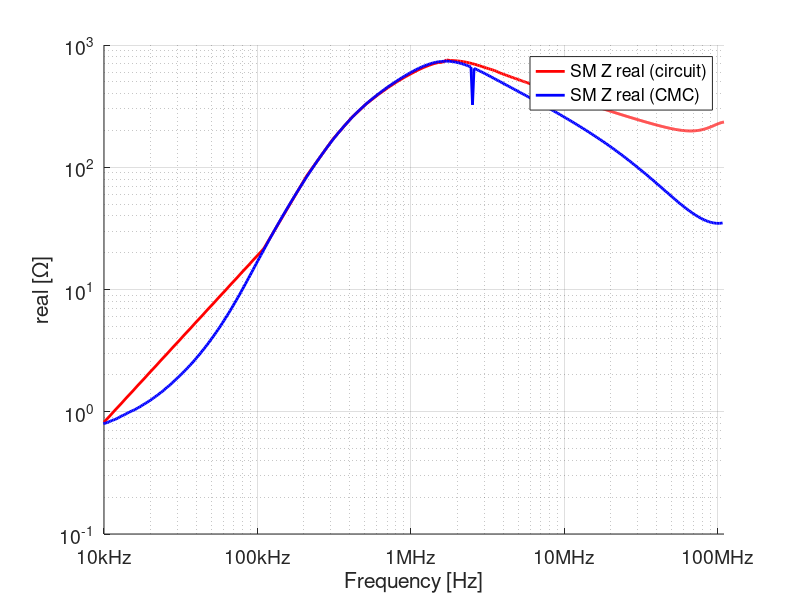
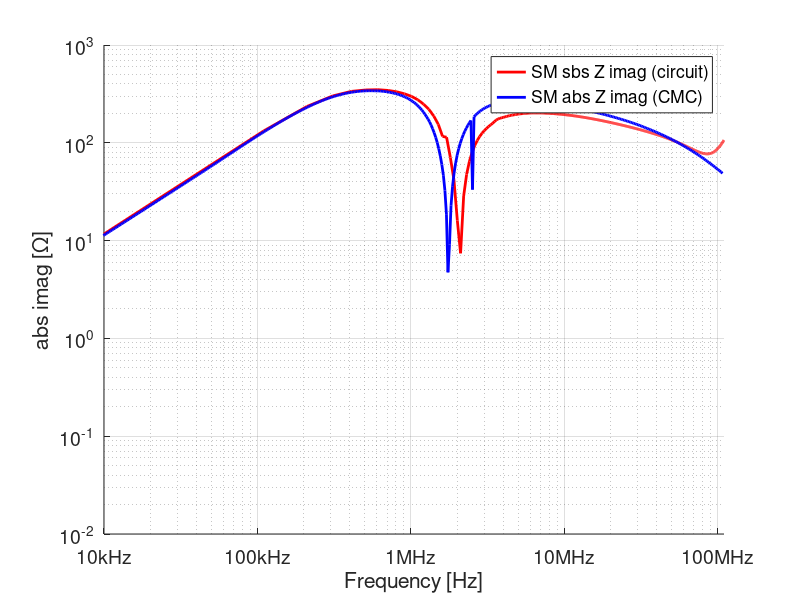
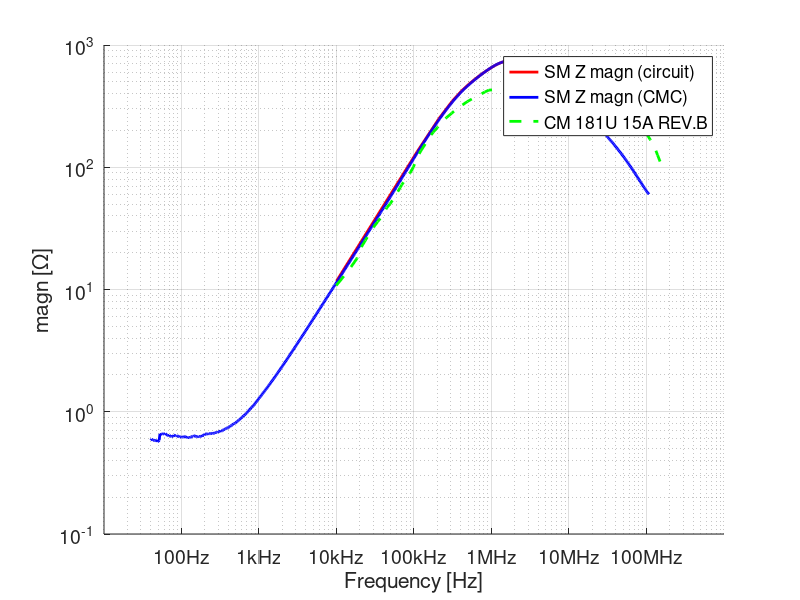
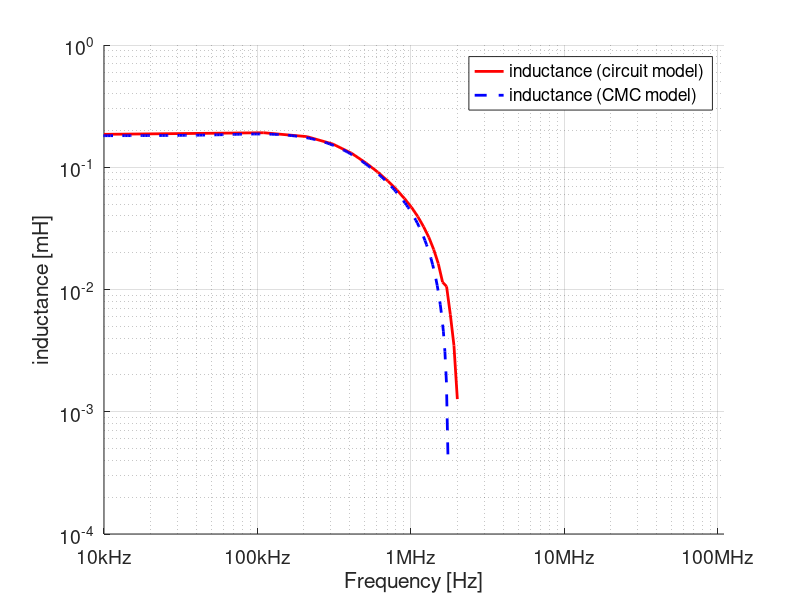

The MATLAB script that drew these images, in order:
clc
clear all
close all

%% load data
% datasheet SM impedance
CM_181           = load('CM_181U_15A_REV_IMP.dat'); % magn; f - kHz; Z - kohm

% circuit
MnZn_Core_SM     = load('SM_74482210002_MNZN_Circuit_SM.dat');

% CMC
MnZn_Core_SM_CMC = load('SM_74482210002_MNZN_CMC_SM.dat'); % material from file; Turnes = 5




%% plots
% real
fig1 = figure;
hold on
set(gca,'fontsize',14,'Xscale','log','Yscale','log')
% set(fig1,'position',[360   514   921   408])
plot(MnZn_Core_SM(:,1),MnZn_Core_SM(:,2),'r','LineWidth',2)
plot(MnZn_Core_SM_CMC(:,1),MnZn_Core_SM_CMC(:,2),'b','LineWidth',2)
set(gca,'XTick',[100 1e3 1e4 1e5 1e6 10e6 100e6]);
set(gca,'XTickLabel',['100Hz ';'1kHz  ';'10kHz ';'100kHz';'1MHz  ';'10MHz ';'100MHz'])
xlim([10e3 110e6])
xlabel('Frequency [Hz]')
ylabel('real [\Omega]')
legend('SM Z real (circuit)','SM Z real (CMC)')
grid on

% imag
fig2 = figure;
hold on
set(gca,'fontsize',14,'Xscale','log','Yscale','log')
% set(fig1,'position',[360   514   921   408])
plot(MnZn_Core_SM(:,1),abs(MnZn_Core_SM(:,3)),'r','LineWidth',2)
plot(MnZn_Core_SM_CMC(:,1),abs(MnZn_Core_SM_CMC(:,3)),'b','LineWidth',2)
set(gca,'XTick',[100 1e3 1e4 1e5 1e6 10e6 100e6]);
set(gca,'XTickLabel',['100Hz ';'1kHz  ';'10kHz ';'100kHz';'1MHz  ';'10MHz ';'100MHz'])
xlim([10e3 110e6])
xlabel('Frequency [Hz]')
ylabel('abs imag [\Omega]')
legend('SM sbs Z imag (circuit)','SM abs Z imag (CMC)')
grid on

% magn
fig3 = figure;
hold on
set(gca,'fontsize',14,'Xscale','log','Yscale','log')
% set(fig1,'position',[360   514   921   408])
plot(MnZn_Core_SM(:,1),sqrt((MnZn_Core_SM(:,2)).^2 + (MnZn_Core_SM(:,3)).^2),'r','LineWidth',2)
plot(MnZn_Core_SM_CMC(:,1),sqrt((MnZn_Core_SM_CMC(:,2)).^2 + (MnZn_Core_SM_CMC(:,3)).^2),'b','LineWidth',2)
plot(1e3.*CM_181(:,1),1e3.*CM_181(:,2),'g--','LineWidth',2)

set(gca,'XTick',[100 1e3 1e4 1e5 1e6 10e6 100e6]);
set(gca,'XTickLabel',['100Hz ';'1kHz  ';'10kHz ';'100kHz';'1MHz  ';'10MHz ';'100MHz'])
% xlim([10e3 110e6])
xlabel('Frequency [Hz]')
ylabel('magn [\Omega]')
legend('SM Z magn (circuit)','SM Z magn (CMC)','CM 181U 15A REV.B')
grid on

% L calculation

n = 0;
L_freq   = 10e3;
sazebari = 0;

for n = 1:1:length(MnZn_Core_SM)
    
    sazebari(n,1) = MnZn_Core_SM(n,1)-L_freq;
    
end


[M,I] = min(abs(sazebari));

disp('min index')
I

disp('L value 10 KHz in mH (circuit simulation; PN:74482210002)')
L = ((MnZn_Core_SM(I,3))/(2*pi*MnZn_Core_SM(I,1)))*1e3


% L plot 


fig3 = figure;
hold on
set(gca,'fontsize',14,'Xscale','log','Yscale','log')
% set(fig1,'position',[360   514   921   408])
plot(MnZn_Core_SM(:,1),((MnZn_Core_SM(:,3))./(2*pi*MnZn_Core_SM(:,1))).*1e3,'r','LineWidth',2)
plot(MnZn_Core_SM_CMC(:,1),((MnZn_Core_SM_CMC(:,3))./(2*pi*MnZn_Core_SM_CMC(:,1))).*1e3,'b--','LineWidth',2)
set(gca,'XTick',[100 1e3 1e4 1e5 1e6 10e6 100e6]);
set(gca,'XTickLabel',['100Hz ';'1kHz  ';'10kHz ';'100kHz';'1MHz  ';'10MHz ';'100MHz'])
xlim([10e3 110e6])
xlabel('Frequency [Hz]')
ylabel('inductance [mH]')
legend('inductance (circuit model)','inductance (CMC model)')
grid on


